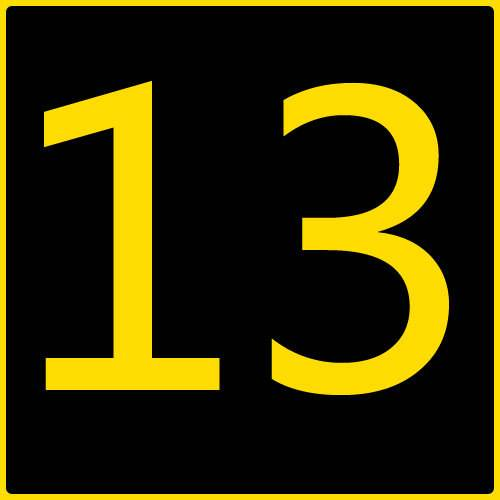
#> input picture PCB/images/num_13.jpg, 500 x 500 px
$ python gaussian_blur.py
#> lines starting #> are read from the running program, lines starting #| are printed output that depends on the picture
import cv2
import numpy as np
import skimage.measure

# # Read image and convert it to gray scale
src = cv2.imread('./images/num_13.jpg')
#> src is the input picture: shape (500, 500, 3); mean B, G, R 3, 46.7, 53.5
src = cv2.cvtColor(src, cv2.COLOR_BGR2GRAY)
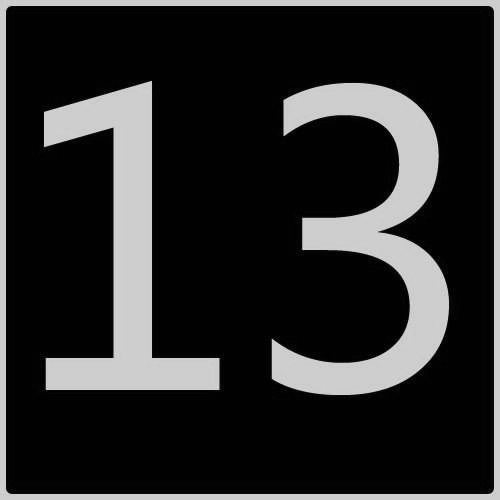
#> src: shape (500, 500); min 0, max 233, mean 43.7
# # Gaussian blur
dst = cv2.GaussianBlur(src, (5, 5), cv2.BORDER_DEFAULT)
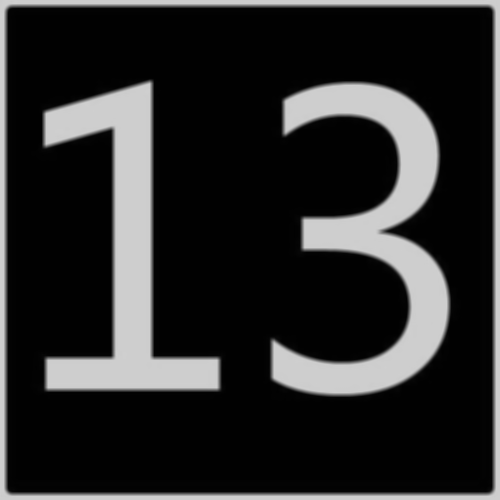
#> dst: shape (500, 500); min 1, max 208, mean 43.7
# # Down-sampling
dwp = skimage.measure.block_reduce(dst, (5, 5), np.max)
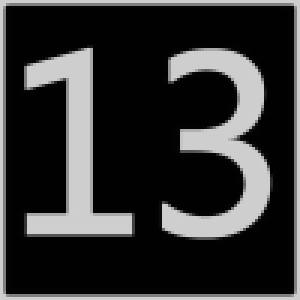
#> dwp: shape (100, 100) (shown 3 times larger); min 1, max 208, mean 51.6
cv2.imshow('src', src)
cv2.imshow('dst', dst)
cv2.imshow('dwp', dwp)
cv2.imwrite('./logs/blur/src.png', src)
cv2.imwrite('./logs/blur/dst.png', dst)
cv2.imwrite('./logs/blur/dwp.png', dwp)
cv2.waitKey(0)
cv2.destroyAllWindows()
